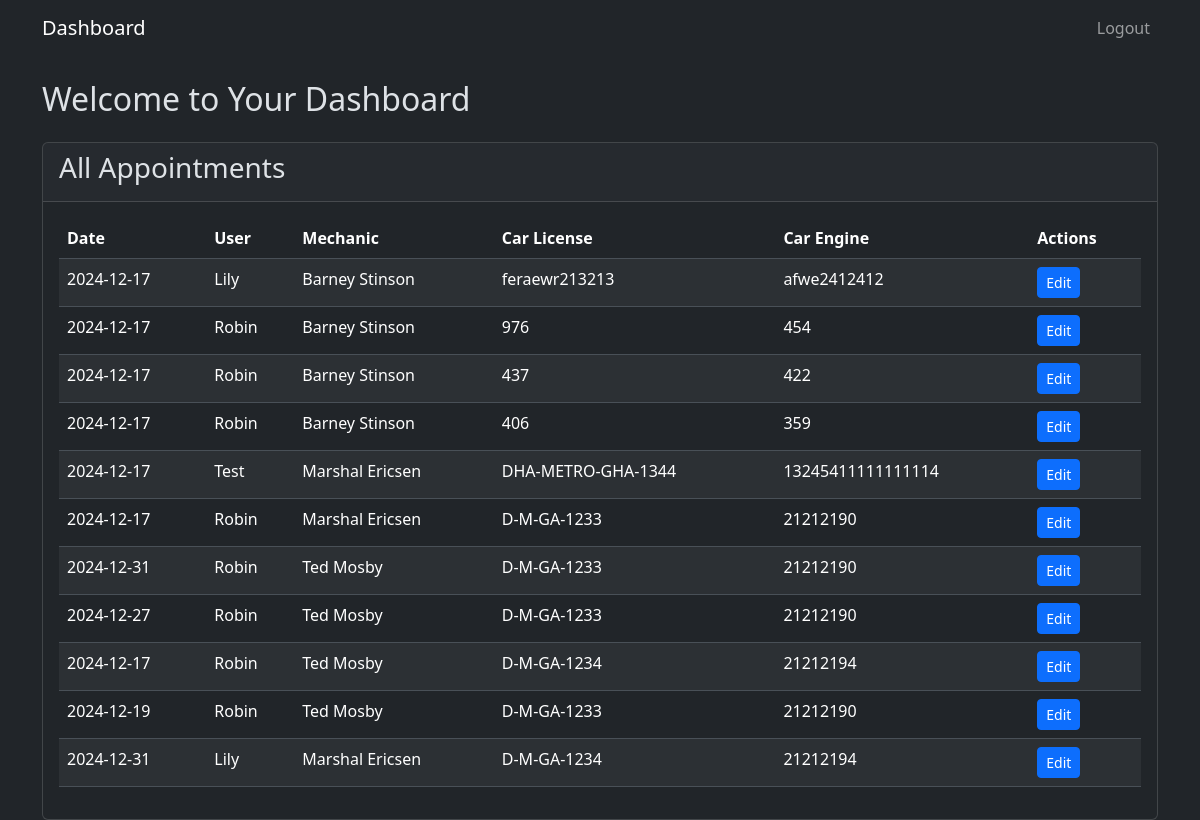
/admin, run on an earlier commit of the app's database.
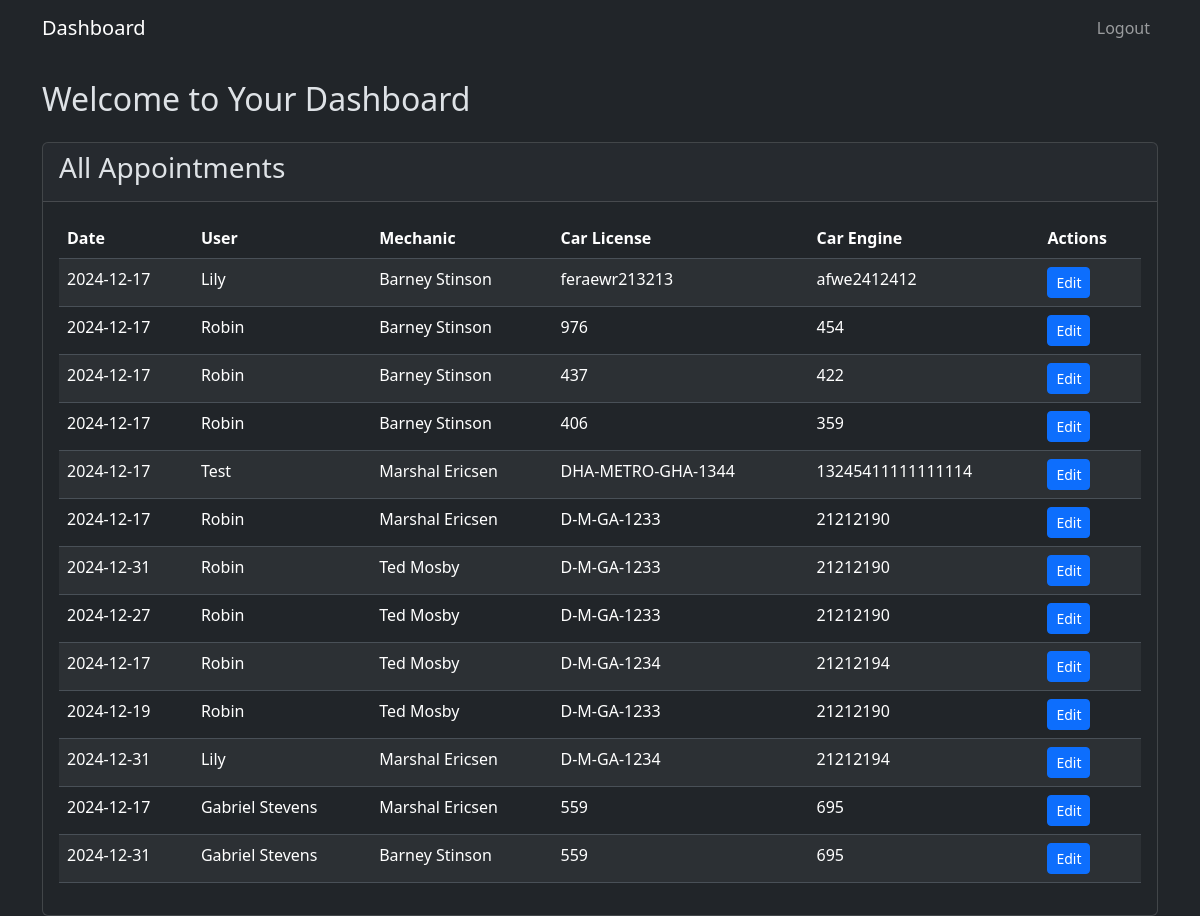
And on a later commit of the database.
### tables this page shows
CREATE TABLE "Appointments" (
	"id"	INTEGER,
	"userID"	INTEGER,
	"mechanicID"	INTEGER,
	"carAppointmentDate"	DATETIME DEFAULT CURRENT_TIMESTAMP,
	"carLicenseNumber"	TEXT,
	"carEngineNumber"	INTEGER,
	PRIMARY KEY("id" AUTOINCREMENT),
	FOREIGN KEY("mechanicID") REFERENCES "mechanic"("id"),
	FOREIGN KEY("userID") REFERENCES "Users"("id")
);

CREATE TABLE "Users" (
	"id"	INTEGER,
	"name"	TEXT,
	"address"	TEXT,
	"phone"	TEXT,
	"username"	TEXT,
	"password"	TEXT,
	"role"	TEXT DEFAULT 'Client',
	PRIMARY KEY("id")
);

### app.py (the view)
@app.route('/admin')
def admin():
    tdata = getClientAppointments()
    data = []
    for i in tdata:
        data.append((getClientName(i[1]), getMechanicName(i[2]), i[3], i[4], i[5], i[0]))
    mechanics = showAllMechanics(datetime.now().strftime('%Y-%m-%d'))
    return render_template('admin.html', data=data, mechanics=mechanics)

### helper.py (called while the page is built)
def dbConnect():
    return sqlite3.connect('main.db')

def showAllMechanics(date):
    connection = dbConnect()
    cursor = connection.cursor()
    cursor.execute(f"""
        SELECT m.*, COUNT(a.id) as appointments_today
        FROM mechanic m
        LEFT JOIN Appointments a ON m.id = a.mechanicID AND DATE(a.carAppointmentDate) = DATE('{date}')
        GROUP BY m.id
    """)
    result = cursor.fetchall()
    connection.close()
    return result

def getClientAppointments():
    connection = dbConnect()
    cursor = connection.cursor()
    cursor.execute(f"SELECT * FROM Appointments")
    result = cursor.fetchall()
    connection.close()
    return result

def getClientName(userid):
    connection = dbConnect()
    cursor = connection.cursor()
    cursor.execute(f"SELECT name FROM Users WHERE id='{userid}'")
    result = cursor.fetchall()
    connection.close()
    return result[0][0]

def getMechanicName(mechaID):
    connection = dbConnect()
    cursor = connection.cursor()
    cursor.execute(f"SELECT first_name, last_name FROM mechanic WHERE id='{mechaID}'")
    result = cursor.fetchall()
    connection.close()
    return result[0][0]+" "+result[0][1]

### templates/admin.html (shortened to what this page needs)
<!DOCTYPE html>
<html lang="en"data-bs-theme="dark">
<head>
    <link href="https://cdn.jsdelivr.net/npm/bootstrap@5.3.2/dist/css/bootstrap.min.css" rel="stylesheet">
</head>
<body>
    <nav class="navbar navbar-expand-lg navbar-dark bg-dark">
        <div class="container">
            <a class="navbar-brand" href="#">Dashboard</a>
            <div class="collapse navbar-collapse" id="navbarNav">
                <ul class="navbar-nav ms-auto">
                    <li class="nav-item">
                        <a class="nav-link" href="/logout">Logout</a>
                    </li>
                </ul>
            </div>
        </div>
    </nav>
    <div class="container mt-4">
        <div class="row">
            <div class="col-12">
                <div class="d-flex justify-content-between align-items-center mb-4">
                    <h2 class="mb-0">Welcome to Your Dashboard</h2>
                </div>
                <div class="card">
                    <div class="card-header">
                        <h3 class="card-title">All Appointments</h3>
                    </div>
                    <div class="card-body">
                        <table class="table table-striped">
                            <thead>
                                <tr>
                                    <th>Date</th>
                                    <th>User</th>
                                    <th>Mechanic</th>
                                    <th>Car License</th>
                                    <th>Car Engine</th>
                                    <th>Actions</th>
                                </tr>
                            </thead>
                            <tbody>
                                {% for i in data %}
                                <tr>
                                    <td>{{ i[2] }}</td>
                                    <td>{{ i[0] }}</td>
                                    <td>{{ i[1] }}</td>
                                    <td>{{ i[3] }}</td>
                                    <td>{{ i[4] }}</td>
                                    <td>
                                        <button class="btn btn-primary btn-sm" onclick="editAppointment('{{ i[2] }}', '{{ i[1] }}', '{{ i[5] }}')" data-bs-toggle="modal" data-bs-target="#editModal">Edit</button>
                                    </td>
                                </tr>
                                {% endfor %}
                            </tbody>
                        </table>
                    </div>
                </div>
            </div>
        </div>
    </div>
</body>
</html>

What changed in the data, as far as the page shows it:
added Appointments: carAppointmentDate "2024-12-17", carLicenseNumber "559", carEngineNumber "695"
added Users: name "Gabriel Stevens" "Gabriel Stevens"
added Appointments: carAppointmentDate "2024-12-31", carLicenseNumber "559", carEngineNumber "695"
Also different on the page:
new list line: "Marshal Ericsen Edit"
new list line: "Barney Stinson Edit"
